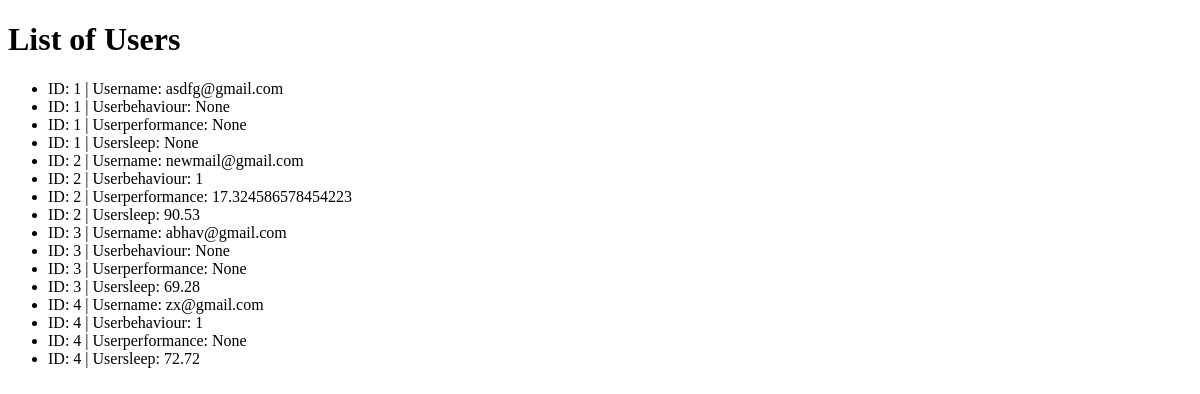
Page /usersprofile on the earlier database version.
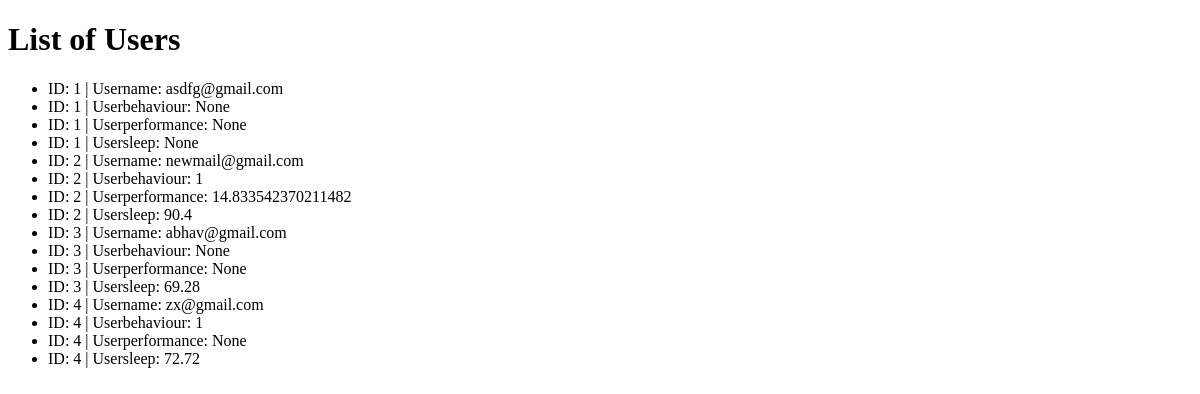
Same page on the later database version.
### model.py (models this page shows)
class UserProfile(db.Model):
    id=db.Column(db.Integer,primary_key=True)
    username = db.Column(db.String(100), unique=True, nullable=False)
    behaviour=db.Column(db.Integer,nullable=True)
    sleep=db.Column(db.Integer,nullable=True)
    performance=db.Column(db.Integer,nullable=True)

### app.py (the view)
@app.route('/usersprofile')
def show_users_profile():
    users = UserProfile.query.all()
    return render_template('userprofile.html', users=users)

### templates/userprofile.html (shortened to what this page needs)
<!DOCTYPE html>
<html>
<head>
</head>
<body>
    <h1>List of Users</h1>
    <ul>
        {% for user in users %}
            <li>ID: {{ user.id }} | Username: {{ user.username }}</li>
            <li>ID: {{ user.id }} | Userbehaviour: {{ user.behaviour }}</li>
            <li>ID: {{ user.id }} | Userperformance: {{ user.performance }}</li>
            <li>ID: {{ user.id }} | Usersleep: {{ user.sleep }}</li>
        {% endfor %}
    </ul>
</body>
</html>

Differences in the rows shown:
changed UserProfile "newmail@gmail.com": performance "17.324586578454223" → "14.833542370211482"; sleep "90.53" → "90.4"
